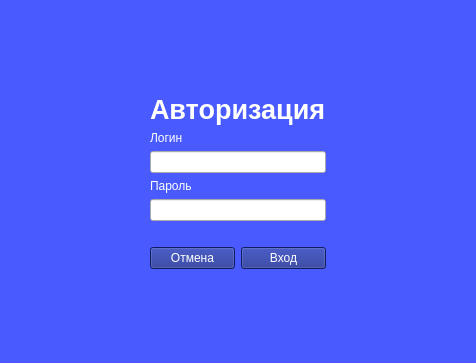
<?xml version="1.0" encoding="UTF-8"?>
<ui version="4.0">
 <class>LoginWindow</class>
 <widget class="QMainWindow" name="LoginWindow">
  <property name="geometry">
   <rect>
    <x>0</x>
    <y>0</y>
    <width>476</width>
    <height>363</height>
   </rect>
  </property>
  <property name="windowTitle">
   <string>Login</string>
  </property>
  <widget class="QWidget" name="centralwidget">
   <property name="enabled">
    <bool>true</bool>
   </property>
   <property name="sizePolicy">
    <sizepolicy hsizetype="Preferred" vsizetype="Preferred">
     <horstretch>0</horstretch>
     <verstretch>0</verstretch>
    </sizepolicy>
   </property>
   <property name="styleSheet">
    <string notr="true">#centralwidget
{
background-color: rgb(73, 91, 255);
}</string>
   </property>
   <layout class="QHBoxLayout" name="horizontalLayout_2">
    <item>
     <spacer name="horizontalSpacer">
      <property name="orientation">
       <enum>Qt::Horizontal</enum>
      </property>
      <property name="sizeHint" stdset="0">
       <size>
        <width>40</width>
        <height>20</height>
       </size>
      </property>
     </spacer>
    </item>
    <item>
     <layout class="QVBoxLayout" name="verticalLayout">
      <item>
       <spacer name="verticalSpacer_2">
        <property name="orientation">
         <enum>Qt::Vertical</enum>
        </property>
        <property name="sizeHint" stdset="0">
         <size>
          <width>20</width>
          <height>40</height>
         </size>
        </property>
       </spacer>
      </item>
      <item>
       <widget class="QLabel" name="label">
        <property name="font">
         <font>
          <pointsize>20</pointsize>
          <weight>75</weight>
          <bold>true</bold>
         </font>
        </property>
        <property name="styleSheet">
         <string notr="true">background-color: rgb(73, 91, 255);
color: white;</string>
        </property>
        <property name="text">
         <string>Авторизация</string>
        </property>
       </widget>
      </item>
      <item>
       <widget class="QLabel" name="label_2">
        <property name="styleSheet">
         <string notr="true">background-color: rgb(73, 91, 255);
color: white;</string>
        </property>
        <property name="text">
         <string>Логин</string>
        </property>
       </widget>
      </item>
      <item>
       <widget class="QLineEdit" name="loginEdit">
        <property name="sizePolicy">
         <sizepolicy hsizetype="Minimum" vsizetype="Fixed">
          <horstretch>0</horstretch>
          <verstretch>0</verstretch>
         </sizepolicy>
        </property>
       </widget>
      </item>
      <item>
       <widget class="QLabel" name="label_3">
        <property name="styleSheet">
         <string notr="true">background-color: rgb(73, 91, 255);
color: white;</string>
        </property>
        <property name="text">
         <string>Пароль</string>
        </property>
       </widget>
      </item>
      <item>
       <widget class="QLineEdit" name="passwordEdit">
        <property name="sizePolicy">
         <sizepolicy hsizetype="Minimum" vsizetype="Fixed">
          <horstretch>0</horstretch>
          <verstretch>0</verstretch>
         </sizepolicy>
        </property>
        <property name="echoMode">
         <enum>QLineEdit::Password</enum>
        </property>
       </widget>
      </item>
      <item>
       <layout class="QVBoxLayout" name="captchaLayout">
        <property name="spacing">
         <number>2</number>
        </property>
       </layout>
      </item>
      <item>
       <layout class="QHBoxLayout" name="horizontalLayout">
        <property name="topMargin">
         <number>20</number>
        </property>
        <item>
         <widget class="QPushButton" name="cancelButton">
          <property name="styleSheet">
           <string notr="true">color: white; 
background-color: rgb(23, 40, 140);</string>
          </property>
          <property name="text">
           <string>Отмена</string>
          </property>
         </widget>
        </item>
        <item>
         <widget class="QPushButton" name="loginButton">
          <property name="styleSheet">
           <string notr="true">color: white; color: white; 
background-color: rgb(23, 40, 140);</string>
          </property>
          <property name="text">
           <string>Вход</string>
          </property>
         </widget>
        </item>
       </layout>
      </item>
      <item>
       <spacer name="verticalSpacer">
        <property name="orientation">
         <enum>Qt::Vertical</enum>
        </property>
        <property name="sizeHint" stdset="0">
         <size>
          <width>20</width>
          <height>40</height>
         </size>
        </property>
       </spacer>
      </item>
     </layout>
    </item>
    <item>
     <spacer name="horizontalSpacer_2">
      <property name="orientation">
       <enum>Qt::Horizontal</enum>
      </property>
      <property name="sizeHint" stdset="0">
       <size>
        <width>40</width>
        <height>20</height>
       </size>
      </property>
     </spacer>
    </item>
   </layout>
  </widget>
 </widget>
 <resources/>
 <connections/>
</ui>
